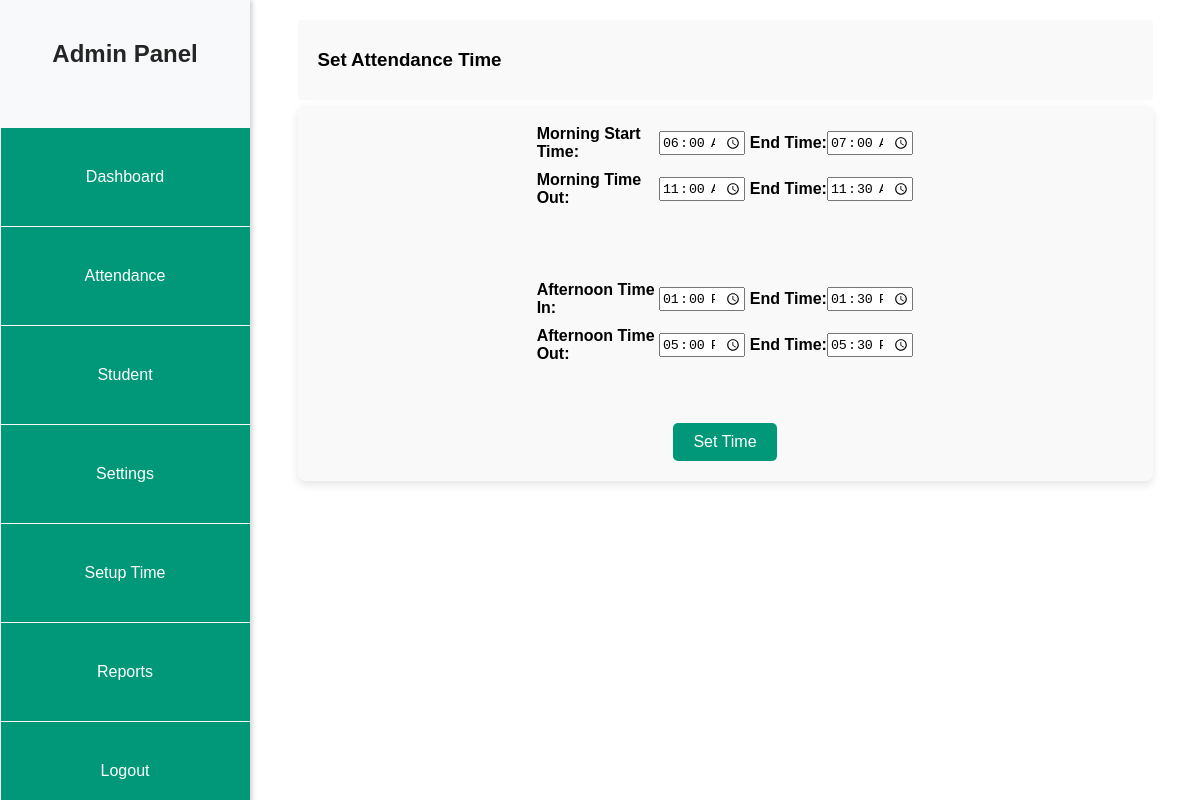
The app's page /ADMIN/set_time.php with its own data.
### tables this page shows
CREATE TABLE `attendance_settings_tbl` (
  `id` int(11) NOT NULL,
  `MORNING_TIME_IN` varchar(10) NOT NULL,
  `TIME_IN_END` varchar(10) NOT NULL,
  `MORNING_TIME_OUT` varchar(10) NOT NULL,
  `TIME_OUT_END` varchar(10) NOT NULL,
  `AFTERNOON_TIME_IN` varchar(10) NOT NULL,
  `AFTERNOON_TIME_IN_END` varchar(10) NOT NULL,
  `AFTERNOON_TIME_OUT` varchar(10) NOT NULL,
  `AFTERNOON_TIME_OUT_END` varchar(10) NOT NULL
);

### ADMIN/set_time.php (the view, shortened to what this page needs)
<?php
include '../CONNECTION/connection.php';
$query = "SELECT * FROM attendance_settings_tbl WHERE id = 1";
$result = $conn->query($query);
if ($result->num_rows > 0) {
    $row = $result->fetch_assoc();
    $start_time = date("H:i", strtotime($row['MORNING_TIME_IN']));
    $start_time_end = date("H:i", strtotime($row['TIME_IN_END']));
    $morning_time_out = date("H:i", strtotime($row['MORNING_TIME_OUT']));
    $morning_time_out_end = date("H:i", strtotime($row['TIME_OUT_END']));
    $afternoon_time_in = date("H:i", strtotime($row['AFTERNOON_TIME_IN']));
    $afternoon_time_in_end = date("H:i", strtotime($row['AFTERNOON_TIME_IN_END']));
    $afternoon_time_out = date("H:i", strtotime($row['AFTERNOON_TIME_OUT']));
    $afternoon_time_out_end = date("H:i", strtotime($row['AFTERNOON_TIME_OUT_END']));
} else {
    $start_time = $start_time_end = $morning_time_out = $morning_time_out_end = "";
    $afternoon_time_in = $afternoon_time_in_end = $afternoon_time_out = $afternoon_time_out_end = "";
}
?>
<!DOCTYPE html>
<html lang="en">
<head>
    <link rel="stylesheet" href="CSS/set_time.css">
</head>
<body>
    <div class="nav">
        <?php include 'sidenav.php'; ?>
    </div>
    <div class="header-container">
        <h3>Set Attendance Time </h3>
    </div>
    <div class="form_wrapper">
        <form action="" method="post">
            <div class="time-container">
                <div class="time-group">
                    <label for="start_time">Morning Start Time:</label>
                    <input type="time" id="start_time" name="start_time" value="<?php echo $start_time; ?>" required>
                    <label for="start_time_end" class="end-label">End Time:</label>
                    <input type="time" id="start_time_end" name="start_time_end" value="<?php echo $start_time_end; ?>" required>
                </div>
                <div class="time-group">
                    <label for="morning_time_out">Morning Time Out:</label>
                    <input type="time" id="morning_time_out" name="morning_time_out" value="<?php echo $morning_time_out; ?>" required>
                    <label for="morning_time_out_end" class="end-label">End Time:</label>
                    <input type="time" id="morning_time_out_end" name="morning_time_out_end" value="<?php echo $morning_time_out_end; ?>" required>
                </div>
                <br>
                <br>
                <br>
                <div class="time-group">
                    <label for="afternoon_time_in">Afternoon Time In:</label>
                    <input type="time" id="afternoon_time_in" name="afternoon_time_in" value="<?php echo $afternoon_time_in; ?>" required>
                    <label for="afternoon_time_in_end" class="end-label">End Time:</label>
                    <input type="time" id="afternoon_time_in_end" name="afternoon_time_in_end" value="<?php echo $afternoon_time_in_end; ?>" required>
                </div>
                <div class="time-group">
                    <label for="afternoon_time_out">Afternoon Time Out:</label>
                    <input type="time" id="afternoon_time_out" name="afternoon_time_out" value="<?php echo $afternoon_time_out; ?>" required>
                    <label for="afternoon_time_out_end" class="end-label">End Time:</label>
                    <input type="time" id="afternoon_time_out_end" name="afternoon_time_out_end" value="<?php echo $afternoon_time_out_end; ?>" required>
                </div>
            </div>
            <button type="submit" class="set_time">Set Time</button>
        </form>
    </div>
</body>
</html>

### ADMIN/CSS/set_time.css (style rules this page uses)
body { font-family: Arial, sans-serif; display: flex; flex-direction: column; align-items: center; margin: 0; padding: 0; }
.header-container, .form_wrapper { width: 90%; margin: 0 auto; }
h3 { padding-left: 20px; }
.header-container { width: 90%; border-radius: 4px; background-color: #f9f9f9; margin: 0 auto 5px; height: 80px; padding-right: 0; margin-top: 20px; display: flex; align-items: center; }
.form_wrapper { display: flex; justify-content: center; width: 90%; }
form { width: 100%; display: flex; flex-direction: column; align-items: center; gap: 20px; background: #f9f9f9; padding: 20px; border-radius: 8px; box-shadow: 0px 4px 8px rgba(0, 0, 0, 0.1); }
.time-container { display: flex; flex-direction: column; width: 50%; gap: 10px; }
.time-group { display: flex; justify-content: center; align-items: center; width: 100%; }
.time-group label { font-weight: bold; width: 30%; text-align: left; }
.time-group input { width: 20%; }
.time-group .end-label { text-align: right; width: 20%; }
.set_time { background: #009879; color: white; padding: 10px 20px; border: none; border-radius: 5px; cursor: pointer; font-size: 16px; margin-top: 40px; }

### ADMIN/CSS/sidenav.css (style rules this page uses)
body { margin-left: 250px; }

### records on screen
attendance_settings_tbl: start_time "06:00", start_time_end "07:00", morning_time_out "11:00", morning_time_out_end "11:30", afternoon_time_in "13:00", afternoon_time_in_end "13:30", afternoon_time_out "17:00", afternoon_time_out_end "17:30"
